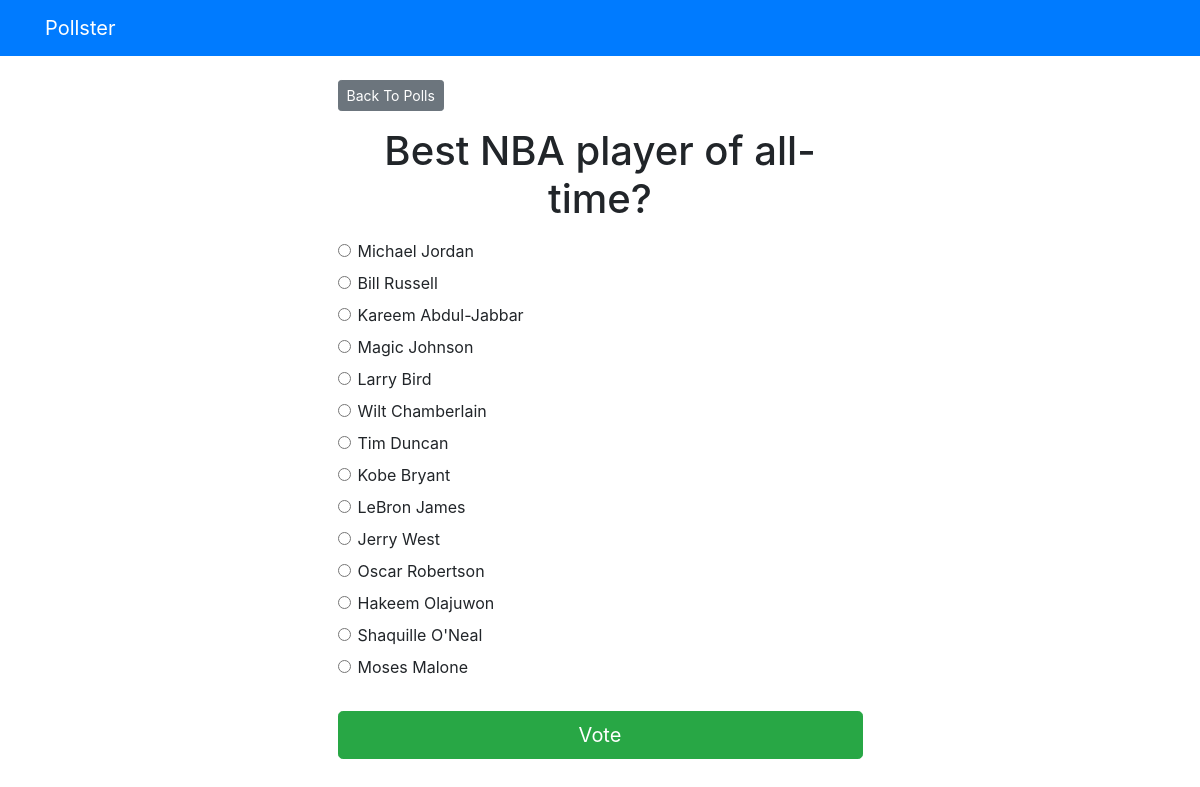
Screenshot of /polls/4/ with the database file from the repository.
### polls/models.py (models this page shows, shortened)
class Question(models.Model):
    question_text = models.CharField(max_length=200)
    pub_date = models.DateTimeField('Date Published')

class Choice(models.Model):
    question = models.ForeignKey(Question, on_delete=models.CASCADE)
    choice_text = models.CharField(max_length=200)
    votes = models.IntegerField(default=0)

### polls/views.py (the view)
# urls.py: path('<int:question_id>/', views.detail, name='detail'),
def detail(request, question_id):
    try:
        question = Question.objects.get(pk=question_id)
    except Question.DoesNotExist:
        raise Http404('Question does not exist')
    return render(request, 'polls/detail.html', {'question':question})

### templates/polls/detail.html (shortened to what this page needs)
{% extends 'base.html' %}
{% block content %}
<a class='btn btn-secondary btn-sm mb-3' href="{% url 'polls:index' %}">
  Back To Polls
</a>
<h1 class='text-center mb-3'> {{ question.question_text }} </h1>
<form action="{% url 'polls:vote' question.id %}" method='post'>
  {% for choice in question.choice_set.all %}
    <div class='form-check'>
      <input
        type='radio'
        name='choice'
        class='form-check-input'
        id='choice{{ forloop.counter }}'
        value='{{ choice.id }}'
      />
      <label for='choice{{ forloop.counter }}'> {{choice.choice_text }} </label>
    </div>
  {% endfor %}
  <input type='submit' value='Vote' class='btn btn-success btn-lg btn-block mt-4' />
</form>
{% endblock %}

### rows the page displays
Question: question_text "Best NBA player of all-time?"
Choice: choice_text "Michael Jordan"
Choice: choice_text "Bill Russell"
Choice: choice_text "Kareem Abdul-Jabbar"
Choice: choice_text "Magic Johnson"
Choice: choice_text "Larry Bird"
Choice: choice_text "Wilt Chamberlain"
Choice: choice_text "Tim Duncan"
Choice: choice_text "Kobe Bryant"
Choice: choice_text "LeBron James"
Choice: choice_text "Jerry West"
Choice: choice_text "Oscar Robertson"
Choice: choice_text "Hakeem Olajuwon"
Choice: choice_text "Shaquille O'Neal"
Choice: choice_text "Moses Malone"
